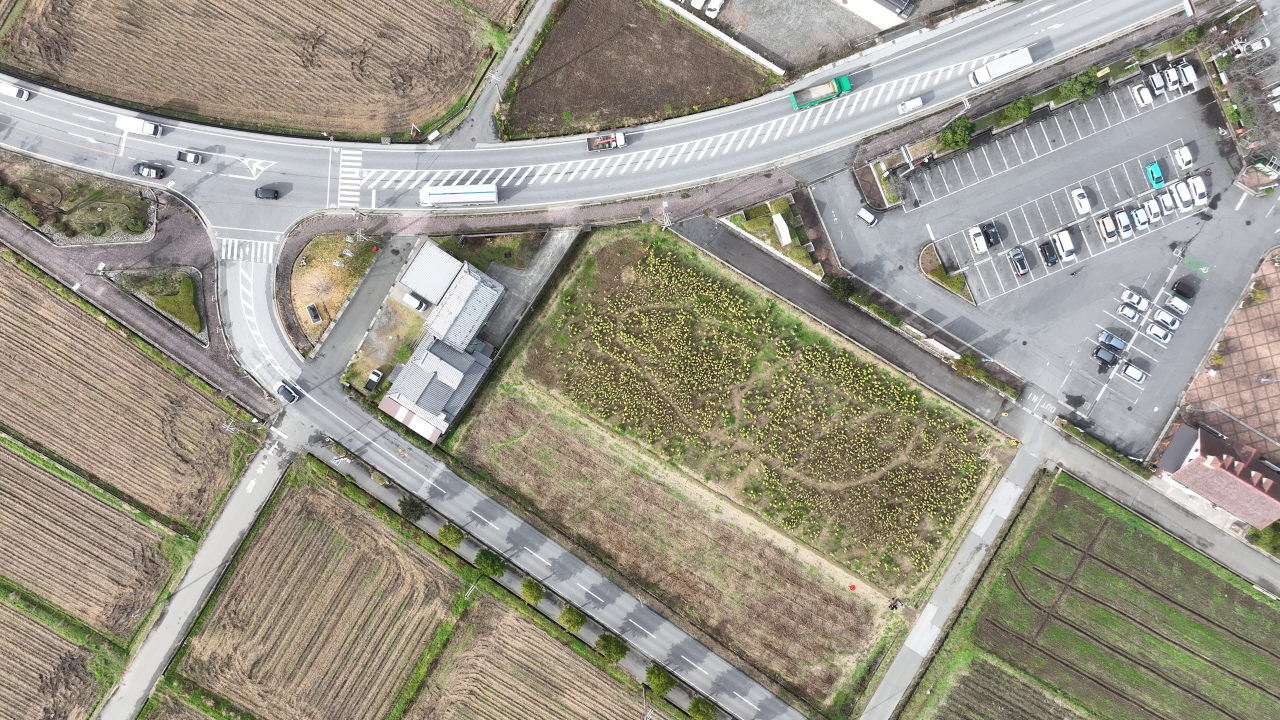
#> input picture frame0.jpg, 3840 x 2160 px (shown at 1/3 size)
$ python split_frame_center_and_scale.py .. out
#> lines starting #> are read from the running program, lines starting #| are printed output that depends on the picture
from PIL import Image
import argparse
import os

def crop_center_and_resize(img_path, output_folder):
    # 打开图片
#> called with img_path = '../frame0.jpg', output_folder = 'out'
    with Image.open(img_path) as img:
        # 获取图片的宽和高
#> img is the input picture: PIL image 3840x2160 RGB; mean R, G, B 155.2, 150.8, 137.1
        w, h = img.size
#> w = 3840; h = 2160
        # 计算中心位置
        left = w * 0.25
#> left = 960
        top = h * 0.25
#> top = 540
        right = w * 0.75
#> right = 2880
        bottom = h * 0.75
#> bottom = 1620
        # 裁剪中心部分
        cropped = img.crop((left, top, right, bottom))
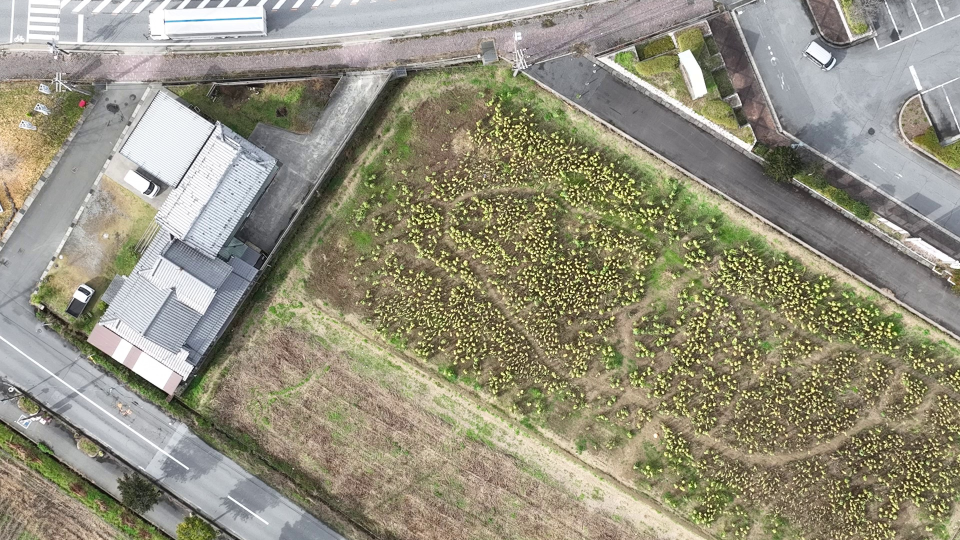
#> cropped: PIL image 1920x1080 RGB (shown at 1/2 size); mean R, G, B 149, 145.3, 126
        # 放大两倍
        resized = cropped.resize((int(cropped.width * 2), int(cropped.height * 2)))
        # 创建输出路径
        base_name = os.path.basename(img_path)
        output_path = os.path.join(output_folder, base_name)
        # 保存处理后的图片
        resized.save(output_path)

if __name__ == "__main__":
    parser = argparse.ArgumentParser(description="Crop the center of the images in the folder and resize them.")
    parser.add_argument("input_path", help="Path to the input image or folder.")
    parser.add_argument("output_path", help="Path to save the processed images. Should be a folder.")
    args = parser.parse_args()

    if not os.path.exists(args.output_path):
        os.makedirs(args.output_path)

    if os.path.isdir(args.input_path):
        for root, dirs, files in os.walk(args.input_path):
            for file in files:
                if file.lower().endswith(('.png', '.jpg', '.jpeg', '.gif', '.bmp')):
                    file_path = os.path.join(root, file)
                    crop_center_and_resize(file_path, args.output_path)
    else:
        crop_center_and_resize(args.input_path, args.output_path)
